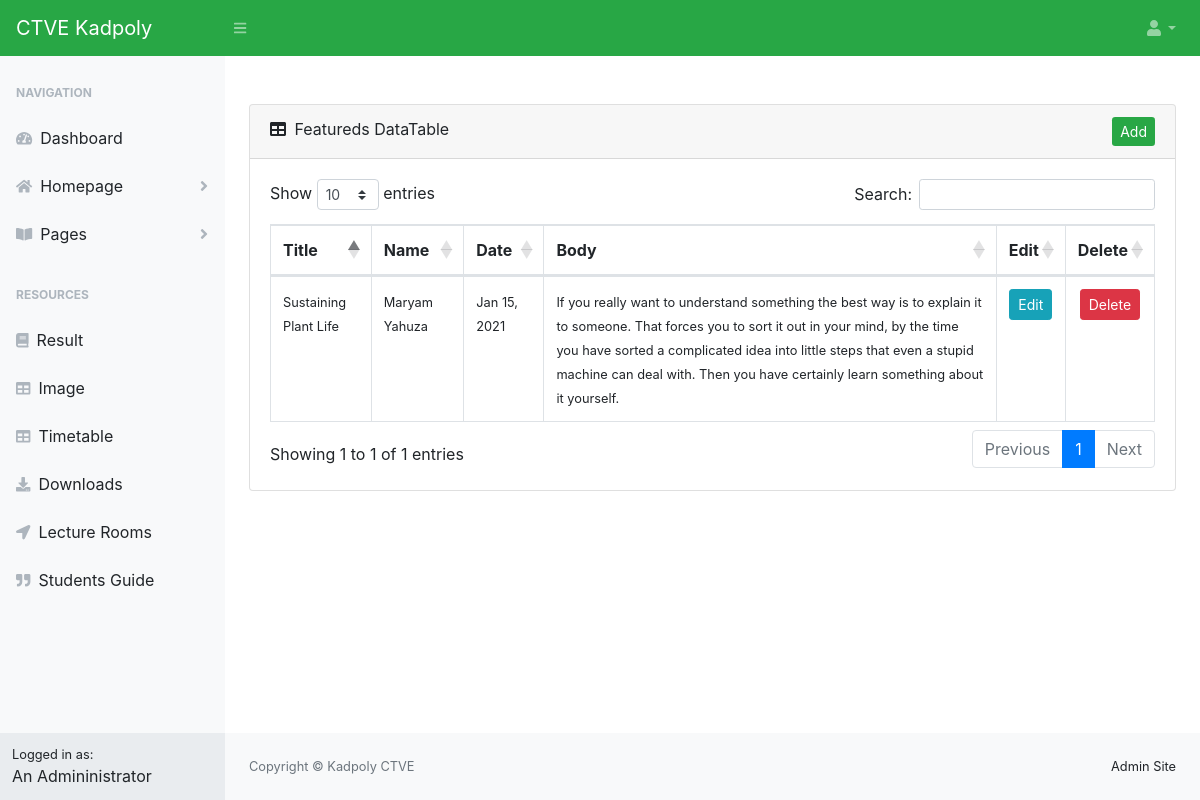
The app's page /dashboard/allfeatured.php (signed in) with its own data.
### tables this page shows
CREATE TABLE `featured` (
  `id` int(11) NOT NULL,
  `img` varchar(500) NOT NULL,
  `name` varchar(50) NOT NULL,
  `title` varchar(50) NOT NULL,
  `role` varchar(10) NOT NULL,
  `date` varchar(20) NOT NULL,
  `body` text NOT NULL
);

### sslogin/classes/Config.php (called while the page is built)
<?php
class Config {
    public static function get($path = null) {
        if($path) {
            $config = $GLOBALS['config'];
            $path = explode('/', $path);
            foreach ($path as $bit) {
                if (isset($config[$bit])) {
                    $config = $config[$bit];
                }
            }
            return $config;
        }
        return false;
    }
}

### sslogin/classes/DB.php (called while the page is built, shortened)
<?php
class DB {
    private static $_instance = null;
    private $_pdo,
            $_query,
            $_error = false,
            $_results,
            $_count = 0;
    private function __construct() {
        try {
            $this->_pdo = new PDO('mysql:host=' .Config::get('mysql/host'). ';dbname=' .Config::get('mysql/db'), Config::get('mysql/username'), Config::get('mysql/password'));
        } catch(PDOException $e) {
            die($e.getMessage());
        }
    }
    public static function getInstance() {
        if(!isset(self::$_instance)) {
            self::$_instance = new DB();
        }
        return self::$_instance;
    }
    public function query($sql, $params = array()) {
        $this->_error = false;
        if($this->_query = $this->_pdo->prepare($sql)) {
            $x = 1;
            if(count($params)) {
                foreach ($params as $param) {
                    $this->_query->bindValue($x, $param);
                    $x++;
                }
            }
            if($this->_query->execute()) {
                $this->_results = $this->_query->fetchAll(PDO::FETCH_OBJ);
                $this->_count = $this->_query->rowCount();
            } else {
                $this->_error = true;
            }
        }
        return $this;
    }
    public function action($action, $table, $where = array()) {
        if (count($where) === 3) {
            $operators = array('=','>','<','>=','<=');
            $field = $where[0];
            $operator = $where[1];
            $value = $where[2];
            if (in_array($operator, $operators)) {
                 $sql = "{$action} FROM {$table} WHERE {$field} {$operator} ?";
                 if (!$this->query($sql, array($value))->error()) {
                     return $this;
                 }
             }
        }
    }
    public function get($table, $where) {
        return $this->action('SELECT *', $table, $where);
    }
    public function results() {
        return $this->_results;
    }
    public function first() {
        return $this->results()[0];
    }
    public function error() {
        return $this->_error;
    }
    public function count() {
        return $this->_count;
    }
}

### sslogin/classes/User.php (called while the page is built, shortened)
<?php
    class User {
        private $_db,
                $_data,
                $_sessionName,
                $_cookieName,
                $_isLoggedIn;
        public function __construct($user=null) {
            $this->_db = DB::getInstance();
            $this->_sessionName = Config::get('session/session_name');
            if (!$user) {
                if (Session::exists($this->_sessionName)) {
                    $user = Session::get($this->_sessionName);
                    if ($this->find($user)) {
                        $this->_isLoggedIn = true;
                    } else {
                    }
                }
            } else {
                $this->find($user);
            }
        }
        public function find($user = null) {
            if ($user) {
                $field = (is_numeric($user)) ? 'id' : 'username';
                $data = $this->_db->get('users', array($field, '=', $user));
                if ($data->count()) {
                    $this->_data = $data->first();
                    return true;
                }
            }
            return false;
        }
        public function hasPermission($key) {
            $group = $this->_db->get('groups', array('id', '=', $this->data()->group));
            if ($group->count()) {
                $permissions = json_decode($group->first()->permissions, true);
                if ($permissions[$key] == true) {
                    return true;
                }
            }
            return false;
        }
        public function data() {
            return $this->_data;
        }
        public function isLoggedIn() {
            return $this->_isLoggedIn;
        }
    }
 ?>

### sslogin/classes/Session.php (called while the page is built, shortened)
<?php
class Session {
    public static function exists($name) {
        return (isset($_SESSION[$name])) ? true : false;
    }
    public static function get($name) {
        return $_SESSION[$name];
    }
}

### dashboard/allfeatured.php (the view, shortened to what this page needs)
<?php include 'includes/pages/header.php'; ?>
<?php
$user = new User();
if ($user->isloggedIn()) {
?>
<div id="layoutSidenav">
    <?php include 'includes/pages/sidebar.php' ?>
    <div id="layoutSidenav_content">
        <main>
            <div class="container-fluid">
                <?php
                if ($user->hasPermission('admin')) {
                ?>
                <div class="card mb-4">
                    <div class="card-header">
                        <i class="fas fa-table mr-1"></i>
                        Featureds DataTable
                        <a href="featured" class="btn-success btn-sm float-right">Add</a>
                    </div>
                    <div class="card-body" id="featured_table">
                        <div class="table-responsive">
                            <table class="table table-bordered" id="dataTable" width="100%" cellspacing="0">
                                <thead>
                                    <tr>
                                        <th>Title</th>
                                        <th>Name</th>
                                        <th>Date</th>
                                        <th>Body</th>
                                        <th>Edit</th>
                                        <th>Delete</th>
                                    </tr>
                                </thead>
                                <tbody>
                                <?php
                                include '../dbh.php';
                                $staff = "SELECT * FROM featured";
                                $result = mysqli_query($conn, $staff);
                                if ($row = mysqli_num_rows($result) > 0) {
                                    while ($row = mysqli_fetch_assoc($result)) {
                                        ?>
                                        <tr>
                                            <td><small><?php echo $row['title']; ?></small></td>
                                            <td><small><?php echo $row['name']; ?></small></td>
                                            <td><small><?php echo $row['date']; ?></small></td>
                                            <td><small><?php echo $row['body']; ?></small></td>
                                            <td>
                                                <center>
                                                    <a id="<?php echo $row['id']; ?>" data-toggle="modal" data-target="#update_data_modal" class="btn btn-info btn-sm edit_data" href="javascript:void(0)">Edit</a>
                                                </center>
                                            </td>
                                            <td>
                                                <center>
                                                    <a id="<?php echo $row['id']; ?>" class="btn btn-danger btn-sm delete" href="javascript:void(0)">Delete</a>
                                                </center>
                                            </td>
                                        </tr>
                                    <?php
                                    }
                                }
                                 ?>
                                </tbody>
                            </table>
                        </div>
                    </div>
            <?php } ?>
            </div>
        </main>
        <footer class="py-4 bg-light mt-auto">
            <div class="container-fluid">
                <div class="d-flex align-items-center justify-content-between small">
                    <div class="text-muted">Copyright &copy; Kadpoly CTVE</div>
                    <div>
                        <?php
                        if ($user->hasPermission('admin')) {
                            echo "<txt>Admin Site</txt>";
                        } else{
                            echo "<txt>Staff Site</txt>";
                        }
                         ?>
                    </div>
                </div>
            </div>
        </footer>
    </div>
</div>
<?php include 'includes/pages/footer.php'; ?>
<?php
} else { ?>
    <?php Redirect::to('../sslogin/'); ?>
<?php
}?>

### records on screen
featured: title "Sustaining Plant Life", name "Maryam Yahuza", date "Jan 15, 2021", body "If you really want to understand something the best way is to explain it to someone. That forces you to sort it out in your mind, by the time you have sorted a complicated idea into little steps that even a stupid machine can deal with. Then you have certainly learn something about it yourself."
